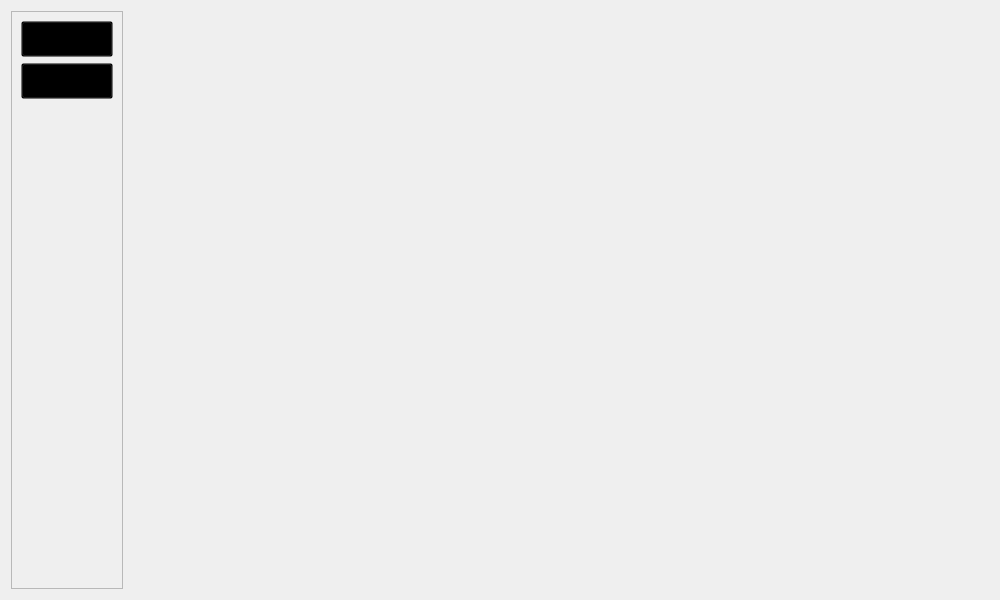
<?xml version="1.0" encoding="UTF-8"?>
<ui version="4.0">
 <class>HomeForm</class>
 <widget class="QWidget" name="HomeForm">
  <property name="geometry">
   <rect>
    <x>0</x>
    <y>0</y>
    <width>1000</width>
    <height>600</height>
   </rect>
  </property>
  <property name="minimumSize">
   <size>
    <width>1000</width>
    <height>600</height>
   </size>
  </property>
  <property name="windowTitle">
   <string>Form</string>
  </property>
  <layout class="QHBoxLayout" name="layout">
   <item>
    <widget class="QFrame" name="frame">
     <property name="sizePolicy">
      <sizepolicy hsizetype="Fixed" vsizetype="Preferred">
       <horstretch>0</horstretch>
       <verstretch>0</verstretch>
      </sizepolicy>
     </property>
     <property name="styleSheet">
      <string notr="true">QPushButton { padding: 10; background-color: transparent; }</string>
     </property>
     <property name="frameShape">
      <enum>QFrame::Shape::StyledPanel</enum>
     </property>
     <property name="frameShadow">
      <enum>QFrame::Shadow::Raised</enum>
     </property>
     <layout class="QVBoxLayout" name="verticalLayout">
      <property name="spacing">
       <number>6</number>
      </property>
      <item>
       <widget class="QPushButton" name="btnNavContacts">
        <property name="text">
         <string>Contacts</string>
        </property>
        <property name="icon">
         <iconset theme="QIcon::ThemeIcon::AddressBookNew"/>
        </property>
        <property name="iconSize">
         <size>
          <width>25</width>
          <height>25</height>
         </size>
        </property>
       </widget>
      </item>
      <item>
       <widget class="QPushButton" name="btnNavNew">
        <property name="text">
         <string>New Contact</string>
        </property>
        <property name="icon">
         <iconset theme="QIcon::ThemeIcon::ListAdd"/>
        </property>
        <property name="iconSize">
         <size>
          <width>25</width>
          <height>25</height>
         </size>
        </property>
       </widget>
      </item>
      <item>
       <spacer name="verticalSpacer">
        <property name="orientation">
         <enum>Qt::Orientation::Vertical</enum>
        </property>
        <property name="sizeHint" stdset="0">
         <size>
          <width>20</width>
          <height>453</height>
         </size>
        </property>
       </spacer>
      </item>
     </layout>
    </widget>
   </item>
   <item>
    <widget class="QWidget" name="widContent" native="true"/>
   </item>
  </layout>
 </widget>
 <resources/>
 <connections/>
</ui>
